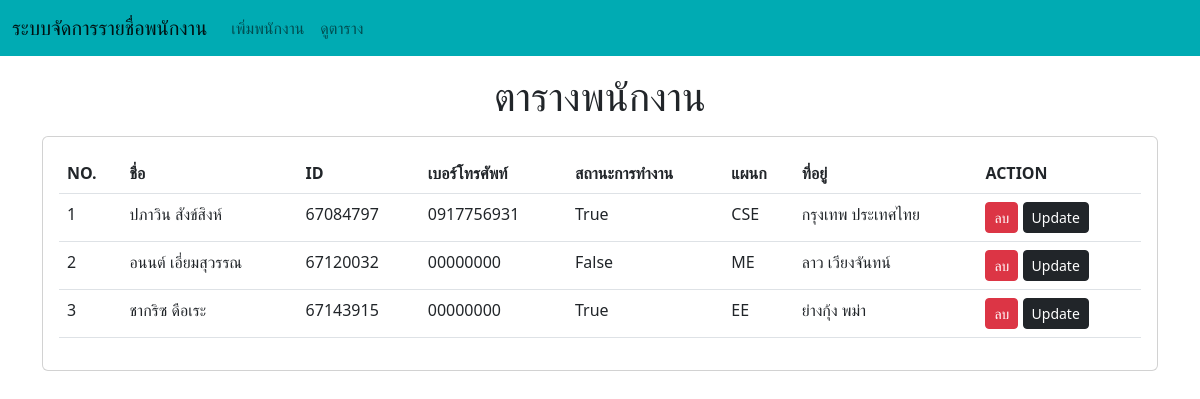
The page / on the database its author committed.
### emp/models.py (models this page shows, shortened)
class Emp(models.Model):
    name=models.CharField(max_length=200)
    emp_id=models.CharField(max_length=200)
    phone=models.CharField(max_length=10)
    address=models.CharField(max_length=150)
    working=models.BooleanField(default=True)
    department=models.CharField(max_length=200)

### emp/views.py (the view)
# urls.py: path("",fun.emp_home),
def emp_home(request):
    emps=Emp.objects.all()
    return render(request,"emp/home.html",{'emps':emps})

### templates/emp/home.html (shortened to what this page needs)
<!doctype html>
<html lang="en">
  <head>
    <link href="https://cdn.jsdelivr.net/npm/bootstrap@5.2.2/dist/css/bootstrap.min.css" rel="stylesheet">
  </head>
  <body>
    {% include 'emp/navbar.html' %}
    <h1 class="text-center my-3">ตารางพนักงาน</h1>
    <div class="container">
      <div class="row">
        <div class="col-md-12">
          <div class="card">
            <div class="card-body">
              <table class="table">
                <thead>
                  <tr>
                    <th>NO.</th>
                    <th>ชื่อ</th>
                    <th>ID</th>
                    <th>เบอร์โทรศัพท์</th>
                    <th>สถานะการทำงาน</th>
                    <th>แผนก</th>
                    <th>ที่อยู่</th>
                    <th>ACTION</th>
                  </tr>
                </thead>
                <tbody>
                  {% for e in emps %}
                  <tr>
                    <td>{{forloop.counter}}</td>
                    <td>{{e.name}}</td>
                    <td>{{e.emp_id}}</td>
                    <td>{{e.phone}}</td>
                    <td>{{e.working}}</td>
                    <td>{{e.department}}</td>
                    <td>{{e.address}}</td>
                    <td>
                      <a href="/emp/delete-emp/{{e.id}}" class="btn btn-danger btn-sm">ลบ</a>
                      <a href="/emp/update-emp/{{e.id}}" class="btn btn-dark btn-sm">Update</a>
                    </td>
                  </tr>
                  {%endfor%}
                </tbody>
              </table>
            </div>
          </div>
        </div>
      </div>
    </div>
  </body>
</html>

### templates/emp/navbar.html (shortened to what this page needs)
<nav class="navbar navbar-expand-lg" style="background-color: #00ABB3;">
    <div class="container-fluid">
      <a class="navbar-brand" href="/emp/home/">ระบบจัดการรายชื่อพนักงาน</a>
      <div class="collapse navbar-collapse" id="navbarSupportedContent">
        <ul class="navbar-nav me-auto mb-2 mb-lg-0">
          <li class="nav-item">
            <a class="nav-link" href="/emp/add-emp/">เพิ่มพนักงาน</a>
          </li>
          <li><a class="nav-link" href="/emp/home/">ดูตาราง</a></li>
        </ul>
      </div>
    </div>
  </nav>

### rows shown on the page
Emp: name "ปภาวิน สังข์สิงห์", emp_id "67084797", phone "0917756931", working "True", department "CSE", address "กรุงเทพ ประเทศไทย"
Emp: name "อนนต์ เอี่ยมสุวรรณ", emp_id "67120032", phone "00000000", working "False", department "ME", address "ลาว เวียงจันทน์"
Emp: name "ชากริซ ดือเระ", emp_id "67143915", phone "00000000", working "True", department "EE", address "ย่างกุ้ง พม่า"
